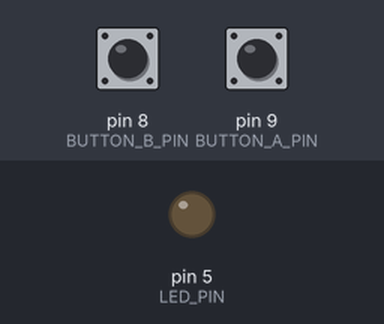
Simulated run of this sketch. Board: Arduino Uno, built with avr-gcc and run on an emulated ATmega328P. On the bench: output pins drawn as LEDs (lit = HIGH). Inputs (shaded band) come from the test bench; at power-on: pin 9 (BUTTON_A_PIN) HIGH, pin 8 (BUTTON_B_PIN) HIGH.

Above: at 1.2 s.
1.3 s: pin 9 (BUTTON_A_PIN) pulled LOW for 0.15 s
At 2.5 s:
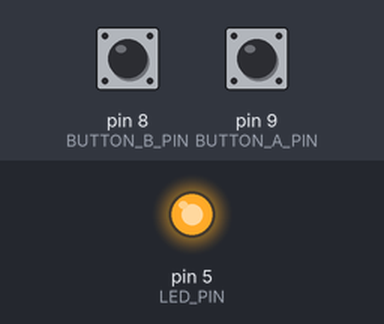
2.9 s: pin 8 (BUTTON_B_PIN) pulled LOW for 0.15 s
At 3.8 s:
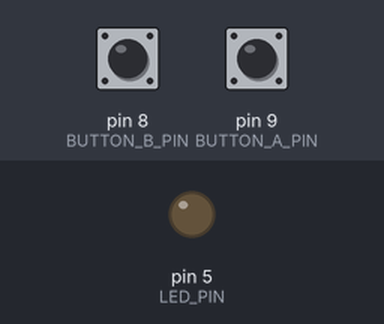
4.5 s: pin 9 (BUTTON_A_PIN) pulled LOW for 1 s
At 5.0 s:
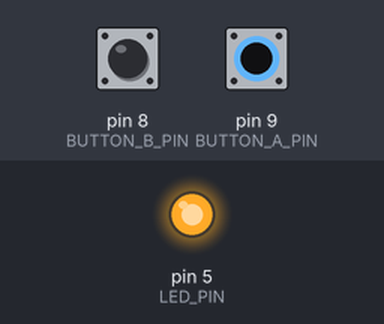
7.0 s: pin 8 (BUTTON_B_PIN) driven LOW and pin 9 (BUTTON_A_PIN) driven LOW
At 8.2 s:
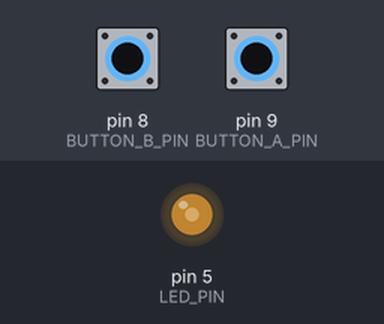
8.5 s: pin 8 (BUTTON_B_PIN) driven HIGH
At 9.1 s:
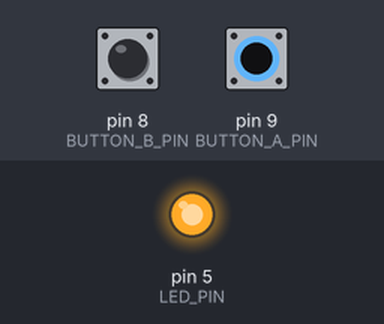
Timing chart, 0 to 11.0 s (numbered marks = the images above; inputs shaded):
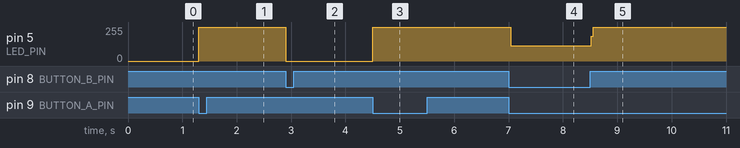

Measured:
- after the input at 1.3 s, pin 5 (LED_PIN): 0/255 → 255/255 at once
- after the input at 2.9 s, pin 5 (LED_PIN): 255/255 → 0/255 at once
- after the input at 4.5 s, pin 5 (LED_PIN): 0/255 → 255/255 at once
- after the input at 7.0 s, pin 5 (LED_PIN): 255/255 → 113/255 at once
- after the input at 8.5 s, pin 5 (LED_PIN): 113/255 → 255/255 at once

The sketch:

LED_2Buttons.ino
```cpp
/*
  Program for turning LED on and off with switches
*/

// defining the components connected to the pins
#define LED_PIN 5
#define BUTTON_A_PIN 9
#define BUTTON_B_PIN 8

void setup() {
  // setting the inputs and outputs
  pinMode(LED_PIN, OUTPUT);
  pinMode(BUTTON_A_PIN, INPUT_PULLUP);
  pinMode(BUTTON_B_PIN, INPUT_PULLUP);

}

void loop() {
  // check button status and set LED on or off
  if (digitalRead(BUTTON_A_PIN) == LOW) {
    digitalWrite(LED_PIN, HIGH);
  }
  if (digitalRead(BUTTON_B_PIN) == LOW) {
    digitalWrite(LED_PIN, LOW);
  }

}
```
